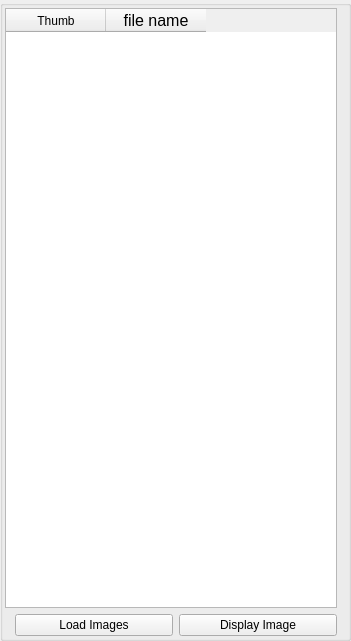
     <widget class="QGroupBox" name="groupBox">
      <property name="sizePolicy">
       <sizepolicy hsizetype="Preferred" vsizetype="Expanding">
        <horstretch>1</horstretch>
        <verstretch>2</verstretch>
       </sizepolicy>
      </property>
      <property name="minimumSize">
       <size>
        <width>351</width>
        <height>641</height>
       </size>
      </property>
      <property name="title">
       <string/>
      </property>
      <layout class="QGridLayout" name="gridLayout_18">
       <property name="leftMargin">
        <number>2</number>
       </property>
       <property name="topMargin">
        <number>2</number>
       </property>
       <property name="bottomMargin">
        <number>2</number>
       </property>
       <item row="0" column="0">
        <widget class="QTableWidget" name="MaintableWidget">
         <property name="sizePolicy">
          <sizepolicy hsizetype="Preferred" vsizetype="Expanding">
           <horstretch>1</horstretch>
           <verstretch>2</verstretch>
          </sizepolicy>
         </property>
         <property name="toolTip">
          <string>displays the image names after they have been loaded</string>
         </property>
         <property name="columnCount">
          <number>2</number>
         </property>
         <column>
          <property name="text">
           <string>Thumb</string>
          </property>
         </column>
         <column>
          <property name="text">
           <string>file name</string>
          </property>
          <property name="font">
           <font>
            <pointsize>12</pointsize>
           </font>
          </property>
         </column>
        </widget>
       </item>
       <item row="1" column="0">
        <layout class="QHBoxLayout" name="imagebuttonsLayout">
         <property name="leftMargin">
          <number>10</number>
         </property>
         <item>
          <widget class="QPushButton" name="btn_loadimages">
           <property name="maximumSize">
            <size>
             <width>159</width>
             <height>16777215</height>
            </size>
           </property>
           <property name="toolTip">
            <string>Load images for which you want to view or modify metadata</string>
           </property>
           <property name="text">
            <string>Load Images</string>
           </property>
           <property name="autoDefault">
            <bool>false</bool>
           </property>
          </widget>
         </item>
         <item>
          <widget class="QPushButton" name="showimagebutton">
           <property name="enabled">
            <bool>true</bool>
           </property>
           <property name="toolTip">
            <string>Display the selected image in the default image viewer (if supported movies will play in the default movie player)</string>
           </property>
           <property name="text">
            <string>Display Image</string>
           </property>
          </widget>
         </item>
        </layout>
       </item>
      </layout>
     </widget>
